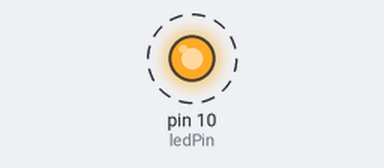
This sketch was run on a simulated Arduino Uno, built with avr-gcc and run on an emulated ATmega328P. Parts: output pins drawn as LEDs (lit = HIGH). Dashed ring = blinking.

Above: at 0.5 s.
Timing chart, 0 to 5.1 s (numbered marks = the images above):
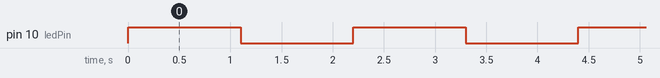

Measured:
- by itself, pin 10 (ledPin): alternates HIGH for 1.1 s and LOW for 1.1 s

The sketch:

15May_Blinking_led.ino
```cpp
int ledPin = 10;


void setup()
{
  pinMode(ledPin, OUTPUT);
}


void loop()
{
  digitalWrite(ledPin, HIGH);
  delay(1100);
  digitalWrite(ledPin, LOW);
  delay(1100);
}
```
